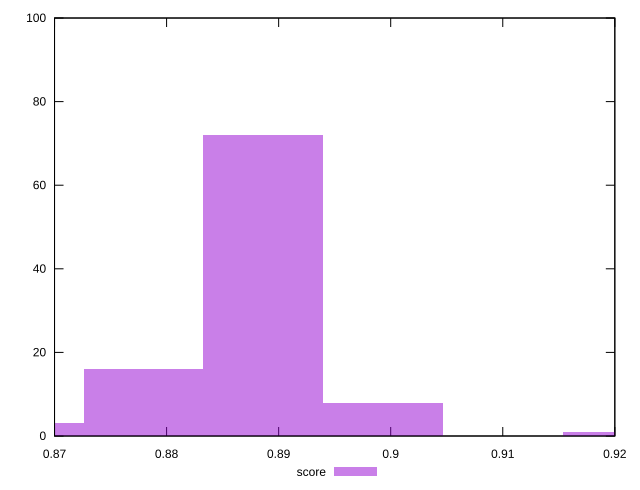

The script that saved this image:
reset

$score <<EOF
0.8886462948659093 72
0.877939713000055 16
0.9207660404634723 1
0.8993528767317637 8
0.8672331311342006 3
EOF

set key outside below
set boxwidth 0.010706581865854329
set xrange [0.87:0.92]
set yrange [0:100]
set trange [0:100]
set style fill transparent solid 0.5 noborder
set terminal svg size 640, 490 enhanced background rgb 'white'
set output "report_00009_2021-02-08T22-37-41.559Z/first-contentful-paint/samples/pages+cached+noadtech+nomedia/score/histogram.svg"

plot $score title "score" with boxes

reset
